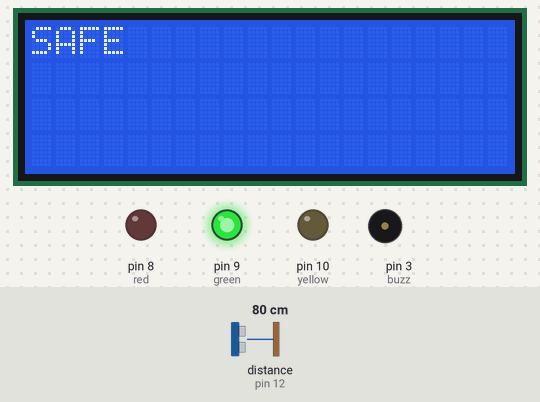
The sketch below on a simulated Arduino Uno, built with avr-gcc and run on an emulated ATmega328P. Shown: 20×4 character LCD, output pins drawn as LEDs (lit = HIGH), buzzer (waves = sounding, pin HIGH). Wiring (inferred from the names in the program): ultrasonic range finder: trigger pin 11; echo pin 12. Inputs (shaded band) come from the test bench; at power-on: distance to the obstacle (sensor on pin 12) 80 cm. The echo pulse lasts 58.3 µs per cm; pins used as bus, display or sensor lines are not drawn; what the sketch prints to the serial monitor is not drawn.

Above: at 1.2 s.
1.3 s: distance to the obstacle (sensor on pin 12) set to 9 cm
At 1.74 s:
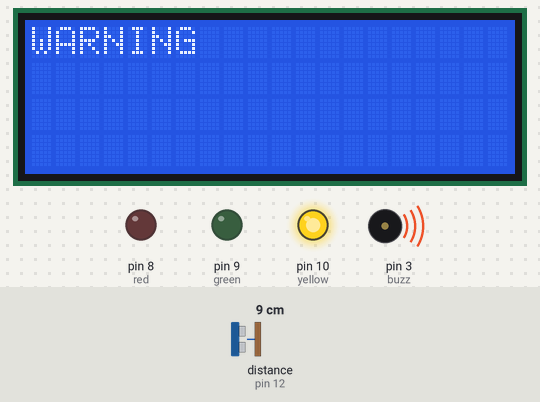
3.7 s: distance to the obstacle (sensor on pin 12) set to 2 cm
At 5.2 s:
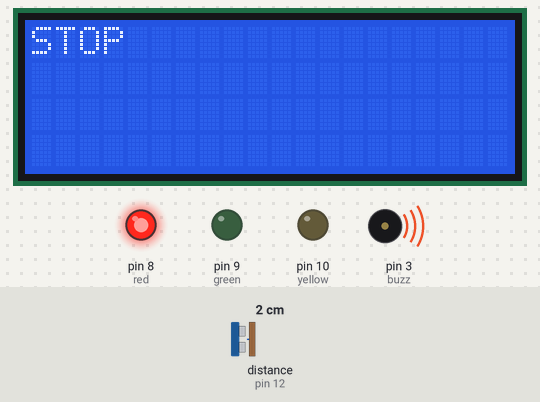
6.7 s: distance to the obstacle (sensor on pin 12) set to 9 cm
At 7.1 s:
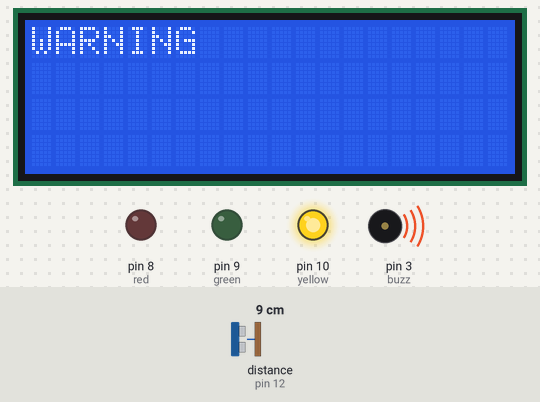
9.7 s: distance to the obstacle (sensor on pin 12) set to 4 cm
At 10.3 s:
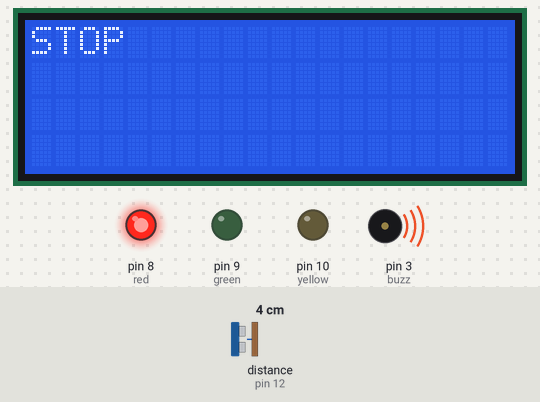
12.7 s: distance to the obstacle (sensor on pin 12) set to 250 cm
At 13.0 s:
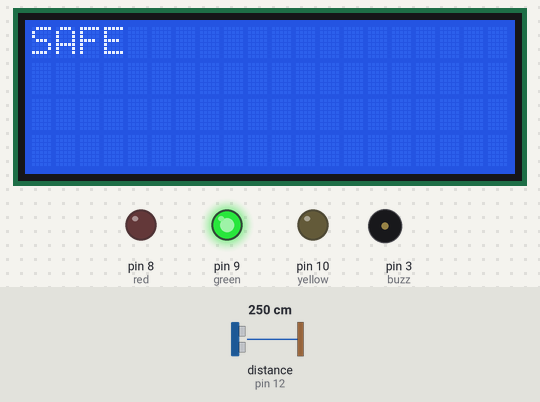
Timing chart, 0 to 15.7 s (numbered marks = the images above; inputs shaded):
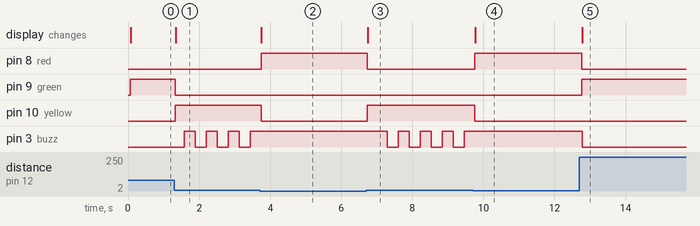

Measured:
- after the input at 1.3 s, pin 9 (green): HIGH → LOW at once; pin 10 (yellow): LOW → HIGH at once; pin 3 (buzz): alternates HIGH for 0.31 s and LOW for 0.31 s, starting after 0.29 s; the display: changes at once (image 1)
- after the input at 3.7 s, pin 8 (red): LOW → HIGH at once; pin 10 (yellow): HIGH → LOW at once; pin 3 (buzz): stops changing and stays HIGH; the display: changes after 0.05 s (image 2)
- after the input at 6.7 s, pin 8 (red): HIGH → LOW at once; pin 10 (yellow): LOW → HIGH at once; pin 3 (buzz): alternates HIGH for 0.31 s and LOW for 0.31 s, starting after 0.60 s; the display: changes at once (image 3)
- after the input at 9.7 s, pin 8 (red): LOW → HIGH after 0.06 s; pin 10 (yellow): HIGH → LOW after 0.06 s; pin 3 (buzz): stops changing and stays HIGH; the display: changes after 0.06 s (image 4)
- after the input at 12.7 s, pin 8 (red): HIGH → LOW after 0.07 s; pin 9 (green): LOW → HIGH after 0.07 s; pin 3 (buzz): HIGH → LOW after 0.08 s; the display: changes after 0.08 s (image 5)

The sketch:

ParkingSensor_Final.ino
```cpp
// 1.Simple Parking Sensor (Final Version)

//Added independent buzzer operation to the project.

//including necessary libraries
#include <LiquidCrystal_I2C.h>
#include <Wire.h>

// LCD
LiquidCrystal_I2C lcd(0x27, 20, 4);

// LED pins
int red = 8;
int green = 9;
int yellow = 10;

// Buzzer
int buzz = 3;

// HC-SR04
int trigPin = 11;
int echoPin = 12;

float pingTravelTime;
float distance;

// Buzzer timing
unsigned long previousMillis = 0;
const long beepInterval = 300;   // Time between buzzer changes

bool buzzerState = false;


void setup() {

  // LEDs
  pinMode(red, OUTPUT);
  pinMode(green, OUTPUT);
  pinMode(yellow, OUTPUT);

  // Buzzer
  pinMode(buzz, OUTPUT);

  // HC-SR04
  pinMode(trigPin, OUTPUT);
  pinMode(echoPin, INPUT);

  // LCD
  lcd.init();
  lcd.backlight();

  // Serial Monitor
  Serial.begin(9600);
}


void loop() {

  // -----------------------------
  // SEND ULTRASONIC PULSE
  // -----------------------------

  digitalWrite(trigPin, LOW);
  delayMicroseconds(2);

  digitalWrite(trigPin, HIGH);
  delayMicroseconds(10);

  digitalWrite(trigPin, LOW);


  // -----------------------------
  // MEASURE ECHO TIME
  // -----------------------------

  pingTravelTime = pulseIn(echoPin, HIGH);

  Serial.println(pingTravelTime);


  // -----------------------------
  // STOP MODE
  // -----------------------------

  if (pingTravelTime < 300) {

    lcd.clear();

    digitalWrite(red, HIGH);
    digitalWrite(green, LOW);
    digitalWrite(yellow, LOW);

    // Buzzer continuously ON
    digitalWrite(buzz, HIGH);

    lcd.setCursor(0, 0);
    lcd.print("STOP");

    // Reset buzzer timing
    buzzerState = false;
    previousMillis = millis();
  }


  // -----------------------------
  // WARNING MODE
  // -----------------------------

  else if (pingTravelTime >= 300 && pingTravelTime <= 550) {

    digitalWrite(red, LOW);
    digitalWrite(green, LOW);
    digitalWrite(yellow, HIGH);

    lcd.clear();
    lcd.setCursor(0, 0);
    lcd.print("WARNING");


    // Beep-beep-beep-beep...
    unsigned long currentMillis = millis();

    if (currentMillis - previousMillis >= beepInterval) {

      previousMillis = currentMillis;

      // Toggle buzzer
      buzzerState = !buzzerState;

      digitalWrite(buzz, buzzerState);
    }
  }


  // -----------------------------
  // SAFE MODE
  // -----------------------------

  else {

    digitalWrite(red, LOW);
    digitalWrite(green, HIGH);
    digitalWrite(yellow, LOW);

    lcd.clear();
    lcd.setCursor(0, 0);
    lcd.print("SAFE");

    // Buzzer OFF
    digitalWrite(buzz, LOW);

    // Reset buzzer timing
    buzzerState = false;
    previousMillis = millis();
  }


  // Small delay for sensor stability
  delay(50);
}
```
